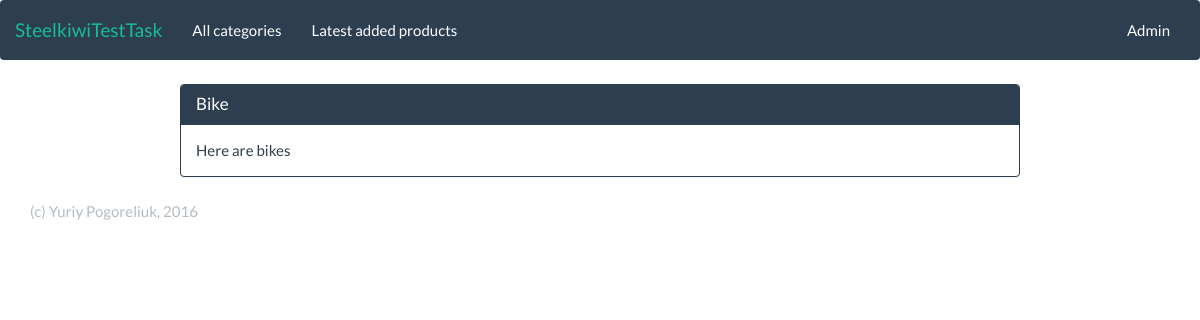
Before: /products/ with the older database file.
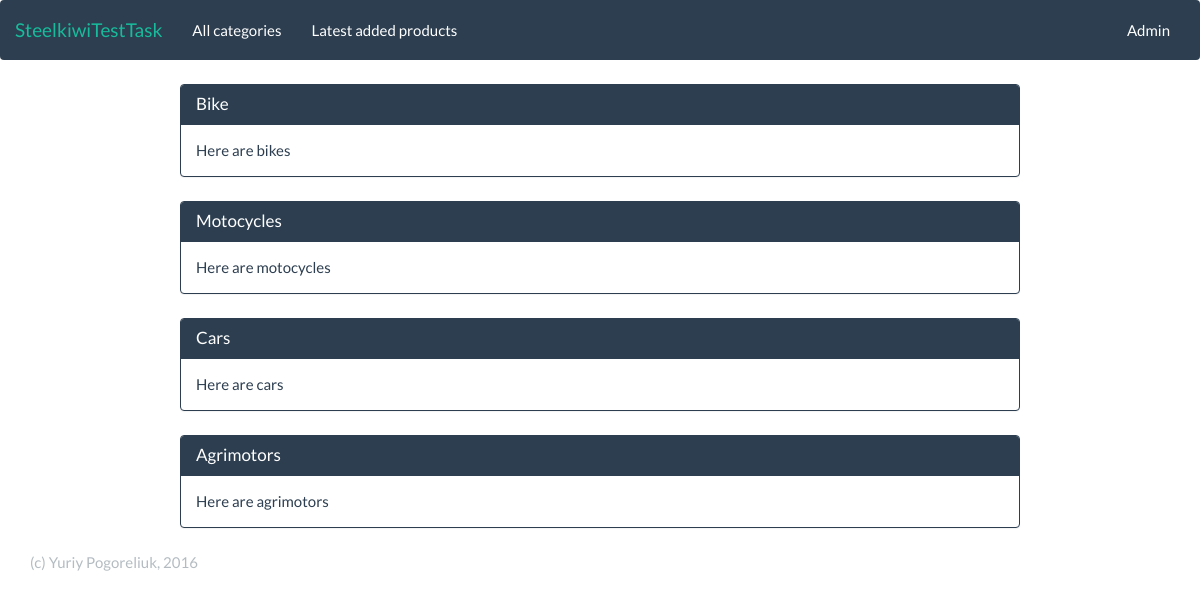
After: the same page with the newer database file.
### product/models.py (models this page shows, shortened)
class Category(models.Model):
    name = models.CharField(max_length=255, verbose_name='Имя')
    slug = models.SlugField(unique=True, verbose_name='URL')
    description = models.CharField(max_length=255, verbose_name='Описание')
    created_at = models.DateTimeField(auto_now_add=True)
    modified_at = models.DateTimeField(auto_now=True)
    class Meta:
        get_latest_by = 'created_at'
        ordering = ['created_at']
        verbose_name = 'Категория'
        verbose_name_plural = 'Категории'

### product/views.py (the view)
class IndexView(ListView):
    model = Category
    template_name = 'index.html'

### templates/index.html (shortened to what this page needs)
{% extends 'base.html' %}
{% block content %}
    {% for category in object_list %}
        <div class="panel panel-primary">
            <div class="panel-heading">
            <h3 class="panel-title"><a href="{{ category.slug }}">{{ category.name }}</a></h3>
            </div>
            <div class="panel-body">
                {{ category.description }}
            </div>
        </div>
    {% endfor %}
{% endblock %}

Changed rows visible on the page:
added Category: name "Motocycles", description "Here are motocycles"
added Category: name "Cars", description "Here are cars"
added Category: name "Agrimotors", description "Here are agrimotors"
